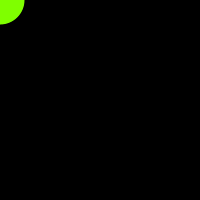
Frame 1 (no input)
Frame 60 (the mouse pressed at the canvas centre just before this capture): identical to frame 1, image omitted
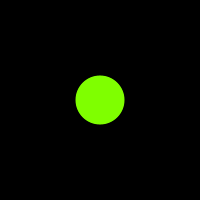
Frame 120 (the mouse held since frame 60 and released just before this capture)

The Processing sketch that drew these frames (run headless with seeded random() and noise(); from frame 60 on, the mouse is pressed at the canvas centre):

// Processing sketch: day_17_2
// ── day_17_2.pde
int num = 50;
int [] x = new int[50];
int[] y = new int[50];
void setup(){
 size(200,200); 
noStroke();
fill(127,255,0);
}
void draw(){
  background(0);
  for(int i = num-1; i > 0; i--){
    x[i] = x[i-1];
    y[i] = y[i-1]; } //read from btm of list
    x[0] = mouseX;
    y[0] = mouseY; // add value @ top of list
    
    for(int i = 0; i<num; i++){
      ellipse(x[i],y[i],i,i);
    }
}
    
    
    
    
    
    
    
    
    
